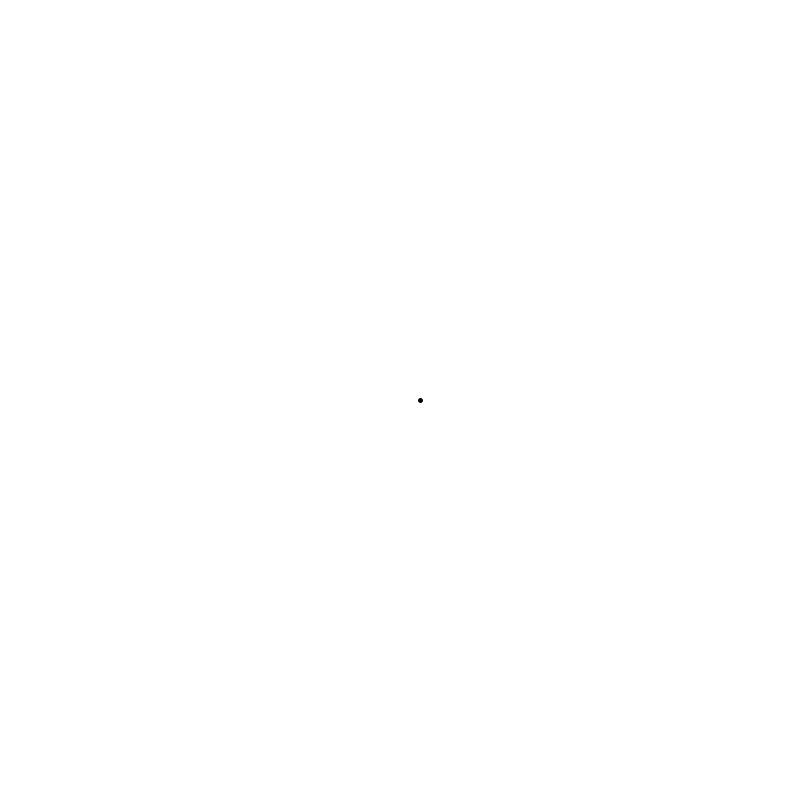
Frame 1 (no input)
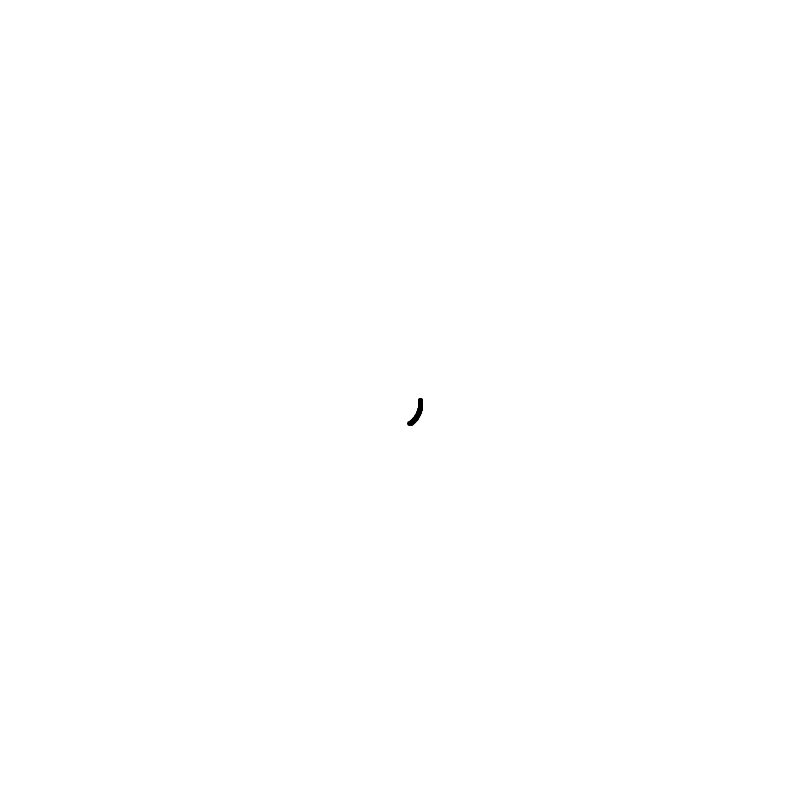
Frame 60 (the mouse pressed at the canvas centre just before this capture)
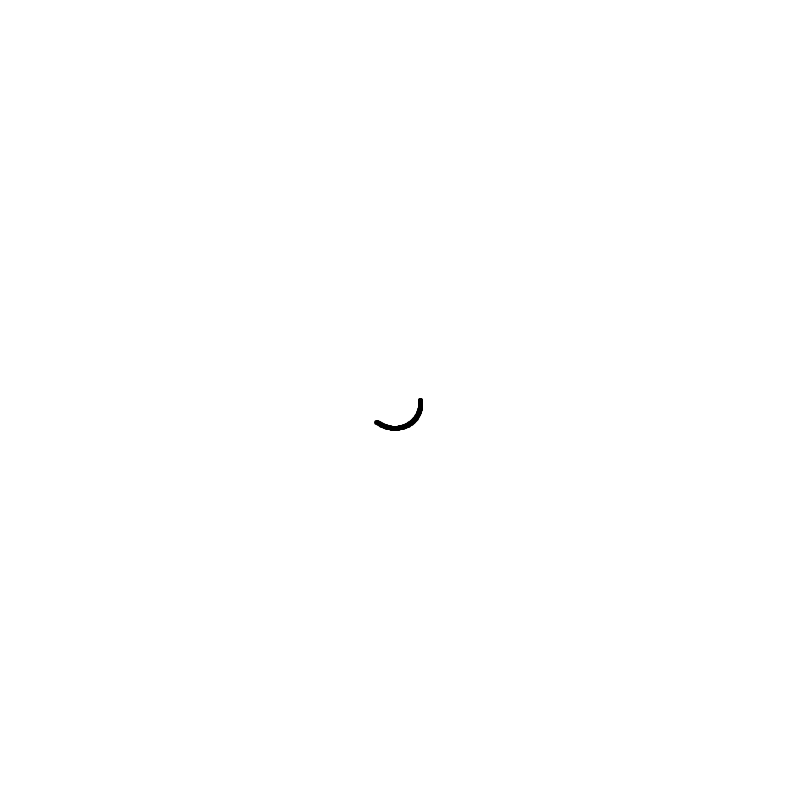
Frame 120 (the mouse held since frame 60 and released just before this capture)

The Processing sketch that drew these frames (run headless with seeded random() and noise(); from frame 60 on, the mouse is pressed at the canvas centre):

// Processing sketch: espiral
// ── espiral.pde
void setup() {
  size(800, 800);
  background(255);
  strokeWeight(5);
  stroke(0);
}
float r=20;
float theta = 0;

void draw() {    
    translate(width/2,height/2);
    float x = r * cos(theta);
    float y = r * sin(theta);
    point(x,y);
    theta+=0.02;
    r+=0.1;
}
